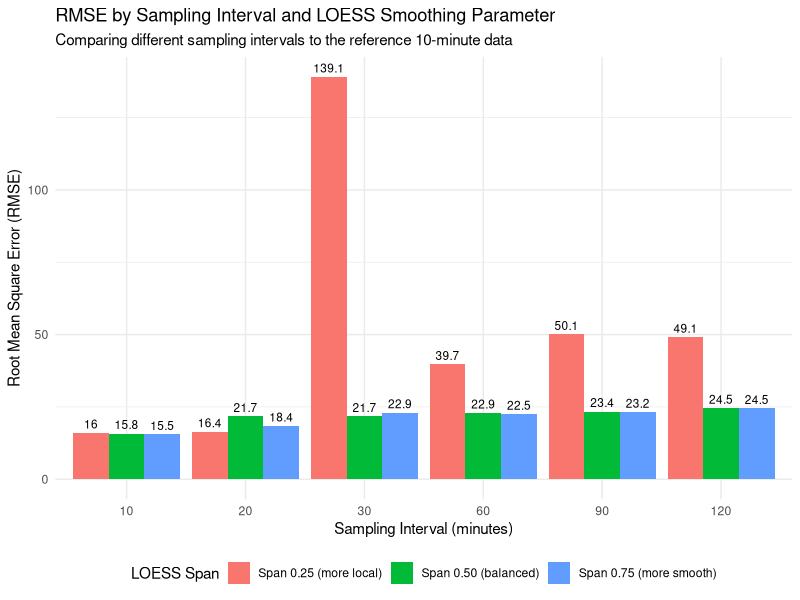
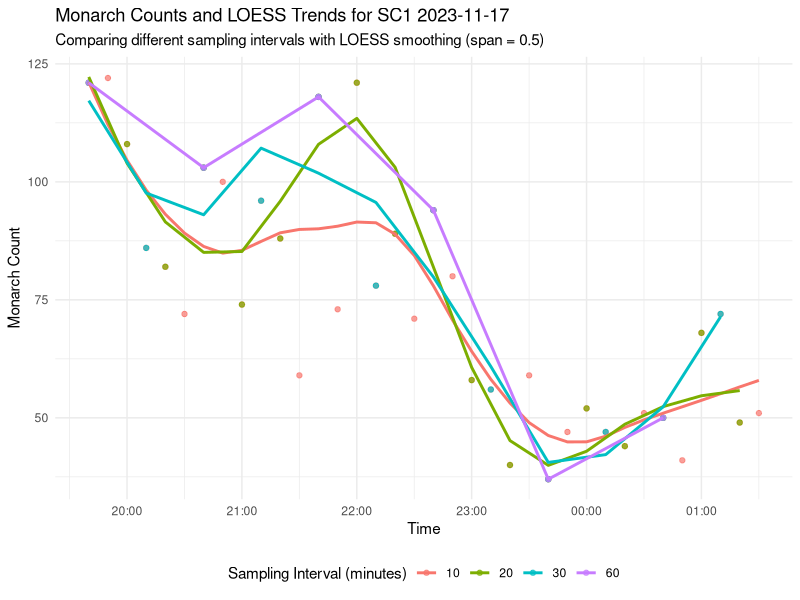
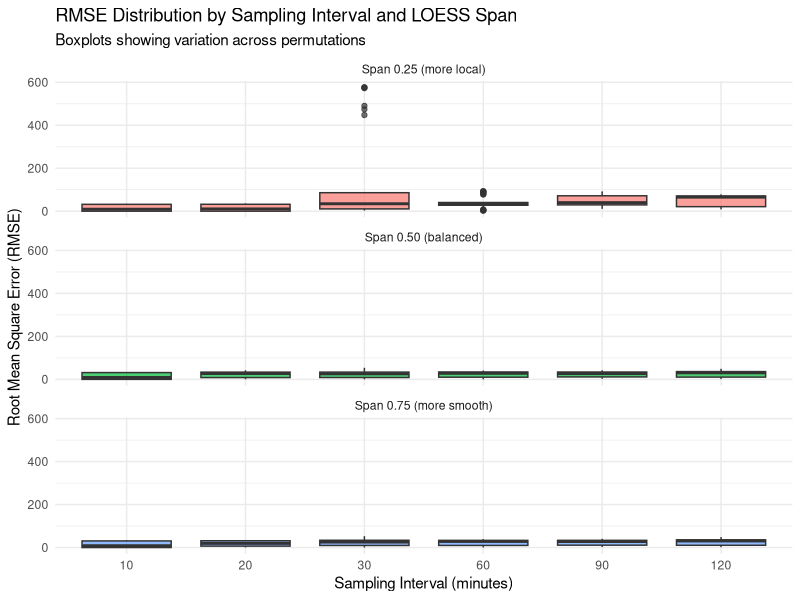
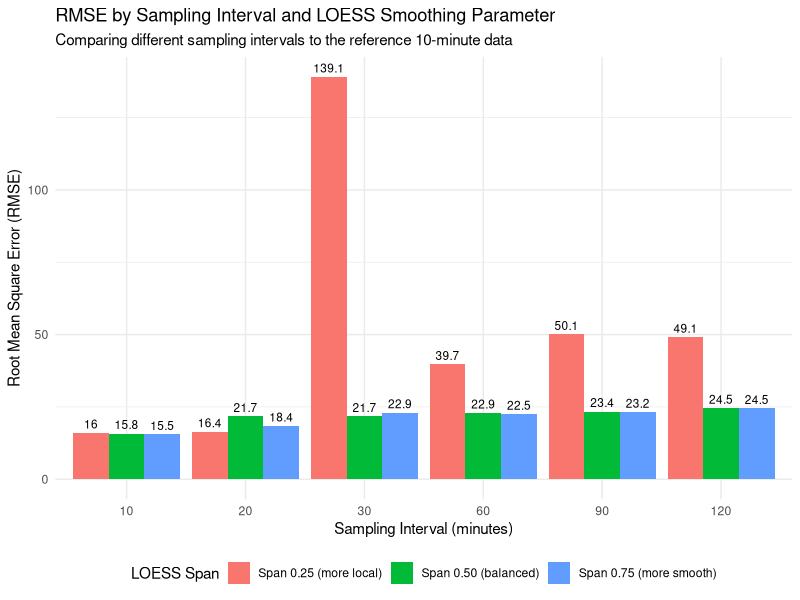
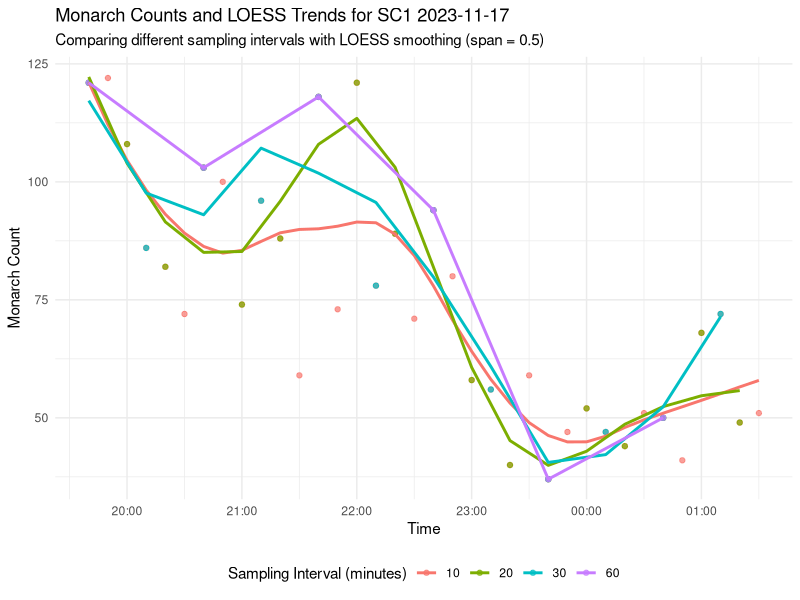
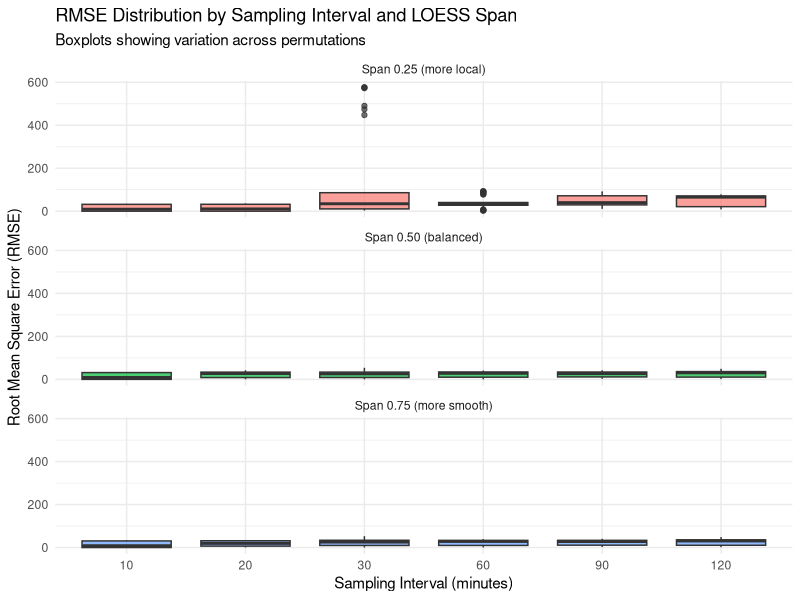

Generate these figures, in order, with R:
## ---- chunk 1
knitr::opts_chunk$set(echo = TRUE, warning = FALSE, message = FALSE)
library(tidyverse)
library(lubridate)

# Fix potential timestamp parsing issues
options(digits.secs = 6)
## ---- chunk 2
# Load the processed permutations data
perm_data <- read_csv("data/processed_permutations.csv", 
                      col_types = cols(
                        timestamp = col_character(),
                        time = col_datetime(),
                        interval_minutes = col_double(),
                        permutation_number = col_double()
                      ))

# Ensure timestamp is properly formatted
perm_data <- perm_data %>%
  mutate(
    timestamp = as.character(timestamp),
    time = as_datetime(time)
  )

# Check basic information
glimpse(perm_data)
summary(perm_data)

# Check unique values for key variables
unique_intervals <- unique(perm_data$interval_minutes)
unique_permutations <- unique(perm_data$permutation_number)
unique_days <- unique(perm_data$day)
unique_deployments <- unique(perm_data$deployment_id)

cat("Unique sampling intervals (minutes):", sort(unique_intervals), "\n")
cat("Number of permutations:", length(unique_permutations), "\n")
cat("Unique days:", unique_days, "\n")
cat("Unique deployments:", unique_deployments, "\n")
## ---- chunk 3
# Function to fit LOESS model and extract predictions
fit_loess <- function(data, span = 0.75) {
  # Skip if we have too few data points
  if(nrow(data) < 4) {
    data$loess_pred <- NA
    return(data)
  }
  
  # Convert timestamp to numeric (seconds since epoch) for LOESS
  data <- data %>%
    mutate(time_numeric = as.numeric(time))
  
  # Handle potential errors in LOESS fitting
  tryCatch({
    # Fit LOESS model
    loess_model <- loess(count ~ time_numeric, data = data, span = span, 
                         control = loess.control(surface = "direct"))
    
    # Extract predictions
    data$loess_pred <- predict(loess_model, data$time_numeric)
  }, error = function(e) {
    # If error occurs, just return NAs for predictions
    warning(paste("LOESS fitting error:", e$message))
    data$loess_pred <- NA
  })
  
  return(data)
}

# Apply LOESS with different spans (smoothing parameters)
loess_data <- perm_data %>%
  group_by(observation_period, permutation_number, interval_minutes) %>%
  arrange(time) %>%
  group_modify(~fit_loess(.x, span = 0.5)) %>%
  group_modify(~{
    # Only apply additional spans if we have enough data points
    if(nrow(.x) >= 4) {
      .x$loess_pred_75 <- fit_loess(.x, span = 0.75)$loess_pred
      .x$loess_pred_25 <- fit_loess(.x, span = 0.25)$loess_pred
    } else {
      .x$loess_pred_75 <- NA
      .x$loess_pred_25 <- NA
    }
    return(.x)
  }) %>%
  ungroup()

# Check the structure of the LOESS data
glimpse(loess_data)

# View the first few rows
head(loess_data)
## ---- chunk 4
# Filter for the baseline data (10-minute intervals, permutation 1)
reference_data <- perm_data %>%
  filter(interval_minutes == 10, permutation_number == 1) %>%
  group_by(observation_period) %>%
  arrange(time) %>%
  group_modify(~{
    # Apply LOESS with different spans
    .x <- fit_loess(.x, span = 0.5)
    # Only apply additional spans if we have enough data points
    if(nrow(.x) >= 4) {
      .x$loess_pred_75 <- fit_loess(.x, span = 0.75)$loess_pred
      .x$loess_pred_25 <- fit_loess(.x, span = 0.25)$loess_pred
    } else {
      .x$loess_pred_75 <- NA
      .x$loess_pred_25 <- NA
    }
    return(.x)
  })

# Create lookup table with timestamps and reference LOESS predictions
reference_lookup <- reference_data %>%
  select(timestamp, contains("loess_pred")) %>%
  ungroup()

# Check the reference data structure
glimpse(reference_lookup)
## ---- chunk 5
# Convert timestamp to character format for consistent joining
loess_data <- loess_data %>%
  mutate(timestamp_str = as.character(timestamp))

reference_lookup <- reference_lookup %>%
  mutate(timestamp_str = as.character(timestamp))

# Join the permutation data with reference data
comparison_data <- loess_data %>%
  left_join(reference_lookup, by = "timestamp_str", suffix = c("", "_ref"))

# Calculate RMSE for each permutation, interval, and span
rmse_results <- comparison_data %>%
  group_by(observation_period, interval_minutes, permutation_number) %>%
  summarize(
    # Calculate RMSE for each span
    rmse_span_50 = sqrt(mean((loess_pred - loess_pred_ref)^2, na.rm = TRUE)),
    rmse_span_75 = sqrt(mean((loess_pred_75 - loess_pred_75_ref)^2, na.rm = TRUE)),
    rmse_span_25 = sqrt(mean((loess_pred_25 - loess_pred_25_ref)^2, na.rm = TRUE)),
    n_observations = n(),
    .groups = "drop"
  )

# Summarize RMSE by interval (average across permutations)
rmse_by_interval <- rmse_results %>%
  group_by(interval_minutes) %>%
  summarize(
    mean_rmse_span_50 = mean(rmse_span_50, na.rm = TRUE),
    mean_rmse_span_75 = mean(rmse_span_75, na.rm = TRUE),
    mean_rmse_span_25 = mean(rmse_span_25, na.rm = TRUE),
    median_rmse_span_50 = median(rmse_span_50, na.rm = TRUE),
    median_rmse_span_75 = median(rmse_span_75, na.rm = TRUE),
    median_rmse_span_25 = median(rmse_span_25, na.rm = TRUE),
    sd_rmse_span_50 = sd(rmse_span_50, na.rm = TRUE),
    sd_rmse_span_75 = sd(rmse_span_75, na.rm = TRUE),
    sd_rmse_span_25 = sd(rmse_span_25, na.rm = TRUE),
    n_permutations = n_distinct(permutation_number),
    .groups = "drop"
  )

# Display the summary
rmse_by_interval %>%
  arrange(interval_minutes)
## ---- chunk 6
# Add a safety check to ensure we have the data
print(colnames(rmse_by_interval))

# Prepare data for plotting
rmse_long <- rmse_by_interval %>%
  pivot_longer(
    cols = starts_with("mean_rmse"),
    names_to = "span_size",
    values_to = "rmse"
  ) %>%
  mutate(
    span_size = factor(span_size, 
                       levels = c("mean_rmse_span_25", "mean_rmse_span_50", "mean_rmse_span_75"),
                       labels = c("Span 0.25 (more local)", "Span 0.50 (balanced)", "Span 0.75 (more smooth)"))
  )

# Plot RMSE by interval and span size
ggplot(rmse_long, aes(x = factor(interval_minutes), y = rmse, fill = span_size)) +
  geom_bar(stat = "identity", position = position_dodge(width = 0.9)) +
  geom_text(aes(label = round(rmse, 1)), position = position_dodge(width = 0.9), 
            vjust = -0.5, size = 3) +
  labs(
    title = "RMSE by Sampling Interval and LOESS Smoothing Parameter",
    subtitle = "Comparing different sampling intervals to the reference 10-minute data",
    x = "Sampling Interval (minutes)",
    y = "Root Mean Square Error (RMSE)",
    fill = "LOESS Span"
  ) +
  theme_minimal() +
  theme(
    legend.position = "bottom",
    axis.text.x = element_text(angle = 0)
  )

# Save the figure
ggsave("figures/rmse_by_interval_loess.png", width = 10, height = 6)
## ---- chunk 7
# Select a single observation period for visualization
example_period <- unique(perm_data$observation_period)[1]

# Prepare data for the selected period with different intervals
example_data <- loess_data %>%
  filter(
    observation_period == example_period,
    interval_minutes %in% c(10, 20, 30, 60)
  ) %>%
  # Make sure we have one permutation per interval (use the first one)
  group_by(interval_minutes) %>%
  filter(permutation_number == min(permutation_number)) %>%
  ungroup()

# Plot the example data
ggplot(example_data, aes(x = time)) +
  geom_point(aes(y = count, color = factor(interval_minutes)), alpha = 0.7) +
  geom_line(aes(y = loess_pred, color = factor(interval_minutes)), 
            linetype = "solid", linewidth = 1) +
  labs(
    title = paste("Monarch Counts and LOESS Trends for", example_period),
    subtitle = "Comparing different sampling intervals with LOESS smoothing (span = 0.5)",
    x = "Time",
    y = "Monarch Count",
    color = "Sampling Interval (minutes)"
  ) +
  scale_x_datetime(date_labels = "%H:%M") +
  theme_minimal() +
  theme(legend.position = "bottom")

# Save the figure
ggsave("figures/example_loess_comparison.png", width = 12, height = 8)
## ---- chunk 8
# Prepare data for box plots
rmse_distribution <- rmse_results %>%
  pivot_longer(
    cols = starts_with("rmse_span"),
    names_to = "span_size",
    values_to = "rmse"
  ) %>%
  mutate(
    span_size = factor(span_size, 
                       levels = c("rmse_span_25", "rmse_span_50", "rmse_span_75"),
                       labels = c("Span 0.25 (more local)", "Span 0.50 (balanced)", "Span 0.75 (more smooth)"))
  )

# Create boxplots to show RMSE distribution
ggplot(rmse_distribution, aes(x = factor(interval_minutes), y = rmse, fill = span_size)) +
  geom_boxplot(alpha = 0.7) +
  facet_wrap(~ span_size, ncol = 1) +
  labs(
    title = "RMSE Distribution by Sampling Interval and LOESS Span",
    subtitle = "Boxplots showing variation across permutations",
    x = "Sampling Interval (minutes)",
    y = "Root Mean Square Error (RMSE)",
    fill = "LOESS Span"
  ) +
  theme_minimal() +
  theme(legend.position = "none")

# Save the figure
ggsave("figures/rmse_distribution_loess_by_interval.png", width = 10, height = 8)
